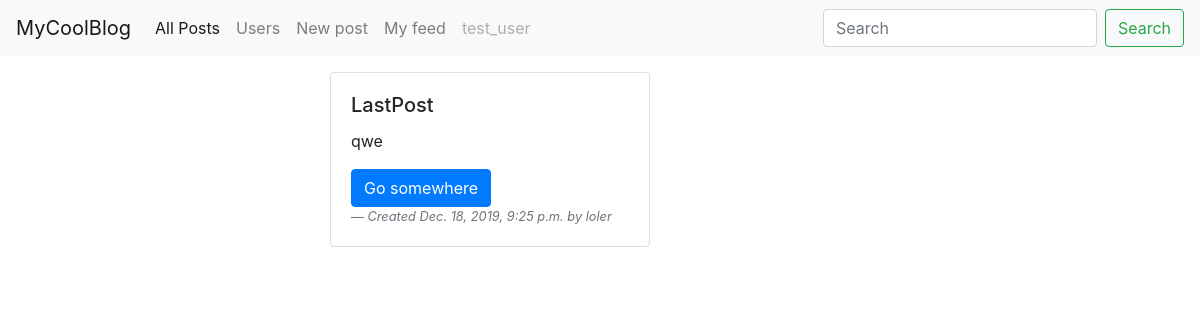
Screenshot of /post/24 (signed in) with the database file from the repository.
### posts/models.py (models this page shows, shortened)
class Post(models.Model):
    title = models.CharField(max_length=50)
    text = models.CharField(max_length=255)
    created = models.DateTimeField(auto_now_add=True)
    author = models.ForeignKey(Account,
                                on_delete=models.CASCADE)

### accounts/models.py (models this page shows)
class Account(models.Model):
    user = models.OneToOneField(User,
                             on_delete=models.CASCADE,
                             related_name = 'account')
    folowers = models.ManyToManyField("self",
                                      related_name='readers',
                                      symmetrical=False,
                                      blank=True)
    def __str__(self):
        return self.user.username

### posts/views.py (the view)
# urls.py: path('post/<int:pk>', PostDetailView.as_view(), name='post-detail'),
class PostDetailView(LoginRequiredMixin,DetailView):
    model = Post

### templates/posts/post_detail.html
{% extends "../main.html" %}
{% block content %}
    <div class="card mb-2" style="width: 20rem;">
        <div class="card-body">
            <h5 class="card-title">{{post.title}}</h5>
            <p class="card-text">{{post.text}}</p>
        <a href="/post/{{post.pk}}" class="btn btn-primary">Go somewhere</a>
        <footer class="blockquote-footer"><cite title="Source Title">Created {{post.created}} by {{post.author}}</cite></footer>
  </div>
</div>
{% endblock content %}

### templates/main.html (shortened to what this page needs)
 <!doctype html>
<html lang="en">
  <head>
    <link rel="stylesheet" href="https://stackpath.bootstrapcdn.com/bootstrap/4.3.1/css/bootstrap.min.css">
  </head>
  <body>
  <nav class="navbar navbar-expand-lg mb-3 navbar-light bg-light">
  <a class="navbar-brand" href="#">MyCoolBlog</a>
  <div class="collapse navbar-collapse" id="navbarSupportedContent">
    <ul class="navbar-nav mr-auto">
      <li class="nav-item active">
        <a class="nav-link" href="{%url 'posts'%}"> All Posts<span class="sr-only">(current)</span></a>
      </li>
      <li class="nav-item">
        <a class="nav-link" href="{% url 'profiles'%}">Users</a>
      </li>
      <li class="nav-item">
        <a class="nav-link" href="{% url 'post_create'%}">New post</a>
      </li>
      <li class="nav-item">
        <a class="nav-link" href="{%url 'post_by_user' user.account.pk%}" tabindex="-1" aria-disabled="true">My feed</a>
      </li>
      {% if user.is_authenticated %}
        <li class="nav-item">
        <a class="nav-link disabled" href="#" tabindex="-1" aria-disabled="true">{{user.username}}</a>
      </li>
      {% endif %}
    </ul>
    <form class="form-inline my-2 my-lg-0">
      <input class="form-control mr-sm-2" type="search" placeholder="Search" aria-label="Search">
      <button class="btn btn-outline-success my-2 my-sm-0" type="submit">Search</button>
    </form>
  </div>
</nav>
  <div class="container">
      <div class="row">
          <div class="col-6 offset-3">
            {% block content %}
            {% endblock content %}
          </div>
      </div>
  </div>
  </body>
</html>

### rows the page displays
Post: title "LastPost", text "qwe", created "Dec. 18, 2019, 9:25 p.m.", author "loler"

### other values shown
{{ user.username }} "test_user"
